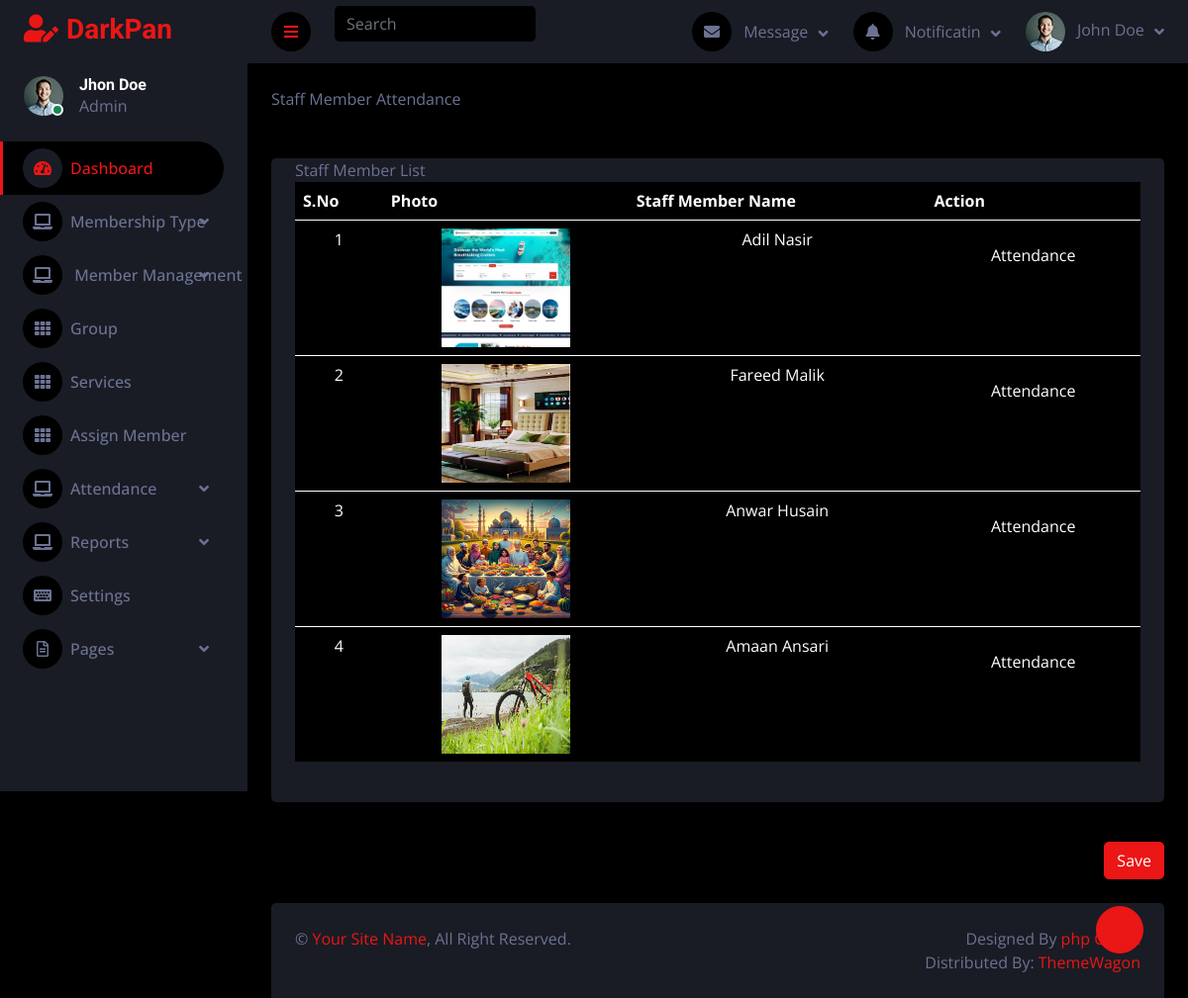
The app's page /staff-attendance.php (signed in) with its own data.
### tables this page shows
CREATE TABLE IF NOT EXISTS `staff_member` (
  `id` int NOT NULL AUTO_INCREMENT,
  `photo` varchar(250) DEFAULT NULL,
  `f_name` varchar(250) DEFAULT NULL,
  `l_name` varchar(250) DEFAULT NULL,
  `gender` varchar(250) DEFAULT NULL,
  `date` varchar(250) DEFAULT NULL,
  `a_role` varchar(250) DEFAULT NULL,
  `address` varchar(250) DEFAULT NULL,
  `city` varchar(250) DEFAULT NULL,
  `state` varchar(250) DEFAULT NULL,
  `phone` varchar(250) DEFAULT NULL,
  `email` varchar(250) DEFAULT NULL,
  `status` varchar(250) DEFAULT NULL,
  PRIMARY KEY (`id`)
);

### staff-attendance.php (the view, shortened to what this page needs)
<?php include "common/header.php";?>
<div class="container-fluid pt-4 px-4">
                <div class="row g-4">
 <span class="float-start">Staff Member Attendance</span>
<div class="col-sm-12">
    <span class="float-start mx-4">Staff Member List</span>
                        <div class="bg-secondary rounded h-100 p-4">
                            <table class="table table-dark">
                                <thead>
                                    <tr>
                                        <th scope="col">S.No</th>
                                        <th scope="col"> Photo</th></th>
                                        <th scope="col"> Staff Member Name</th>
                                         <th scope="col">Action</th>
                                    </tr>
                                </thead>
 <?php
            $query = "select * from `staff_member`";
            $fire = mysqli_query($conn, $query);
            if (mysqli_num_rows($fire) > 0) {
              $i=0;
              while ($row = mysqli_fetch_assoc($fire)) {
                $member_id = $row['id'];
                $member_img = $row['photo'];
                $member_fname = $row['f_name'];
                $member_lname = $row['l_name'];
                $i++;
            ?>
                <tbody>
                  <tr>
                      <td class="text-center">
                       <?php echo $i; ?>
                      </td>
                      <td class="text-center"><img src="<?php echo $member_img; ?>" height="120px" width="130px"></td>
                      <td class="text-center"><?php echo $member_fname . ' ' . $member_lname; ?></td>
                      <td class="text-center"><a href="s-attendance?id=<?php echo $member_id?>" class="save-att btn btn-dark mt-2">Attendance</a></td>
                  </tr>
                </tbody>
            <?php
              }
            }
            ?>
                            </table>
                        </div>
                    </div>
<div class="clearfix">
            <span> <button type="submit" name="submit" class="btn btn-primary float-end mt-3"> Save</button></a></span>
          </div>
    </div>
</div>
<?php include "common/footer.php";?>

### css/style.css (style rules this page uses)
.btn { transition: .5s; }

### records on screen
staff_member: photo (picture), f_name "Adil", l_name "Nasir"
staff_member: photo (picture), f_name "Fareed", l_name "Malik"
staff_member: photo (picture), f_name "Anwar", l_name "Husain"
staff_member: photo (picture), f_name "Amaan", l_name "Ansari"
